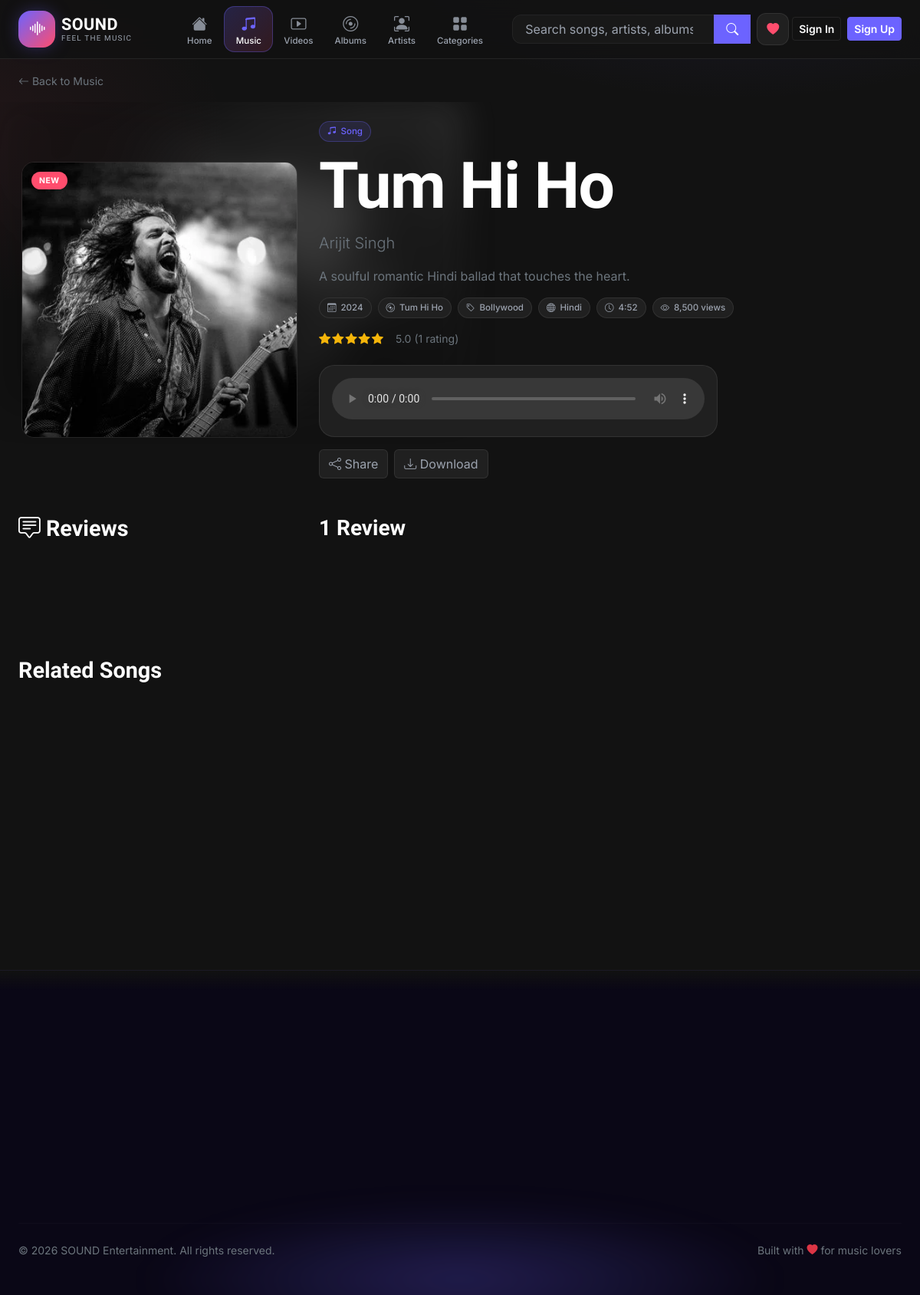
Page /song_detail.php?id=1 on the committed database.
### tables this page shows
CREATE TABLE IF NOT EXISTS songs (
  id INT AUTO_INCREMENT PRIMARY KEY,
  title VARCHAR(150) NOT NULL,
  description TEXT DEFAULT NULL,
  image_url VARCHAR(255) DEFAULT NULL,
  audio_url VARCHAR(255) DEFAULT NULL,
  artist_id INT DEFAULT NULL,
  album_id INT DEFAULT NULL,
  genre_id INT DEFAULT NULL,
  language_id INT DEFAULT NULL,
  year INT DEFAULT NULL,
  duration INT DEFAULT NULL,
  is_new TINYINT(1) NOT NULL DEFAULT 0,
  views INT NOT NULL DEFAULT 0,
  created_at TIMESTAMP DEFAULT CURRENT_TIMESTAMP,
  FOREIGN KEY (artist_id) REFERENCES artists(id) ON DELETE SET NULL,
  FOREIGN KEY (album_id) REFERENCES albums(id) ON DELETE SET NULL,
  FOREIGN KEY (genre_id) REFERENCES genres(id) ON DELETE SET NULL,
  FOREIGN KEY (language_id) REFERENCES languages(id) ON DELETE SET NULL
);

CREATE TABLE IF NOT EXISTS artists (
  id INT AUTO_INCREMENT PRIMARY KEY,
  name VARCHAR(150) NOT NULL,
  bio TEXT DEFAULT NULL,
  image_url VARCHAR(255) DEFAULT NULL,
  social_facebook VARCHAR(255) DEFAULT NULL,
  social_twitter VARCHAR(255) DEFAULT NULL,
  social_instagram VARCHAR(255) DEFAULT NULL,
  created_at TIMESTAMP DEFAULT CURRENT_TIMESTAMP
);

CREATE TABLE IF NOT EXISTS albums (
  id INT AUTO_INCREMENT PRIMARY KEY,
  title VARCHAR(150) NOT NULL,
  artist_id INT DEFAULT NULL,
  year INT DEFAULT NULL,
  image_url VARCHAR(255) DEFAULT NULL,
  created_at TIMESTAMP DEFAULT CURRENT_TIMESTAMP,
  FOREIGN KEY (artist_id) REFERENCES artists(id) ON DELETE SET NULL
);

CREATE TABLE IF NOT EXISTS genres (
  id INT AUTO_INCREMENT PRIMARY KEY,
  name VARCHAR(80) NOT NULL UNIQUE,
  created_at TIMESTAMP DEFAULT CURRENT_TIMESTAMP
);

CREATE TABLE IF NOT EXISTS languages (
  id INT AUTO_INCREMENT PRIMARY KEY,
  name VARCHAR(80) NOT NULL UNIQUE,
  created_at TIMESTAMP DEFAULT CURRENT_TIMESTAMP
);

### includes/functions.php (called while the page is built, shortened)
<?php
require_once __DIR__ . '/header.php';
require_once __DIR__ . '/footer.php';
function db() {
    static $pdo = null;
    if ($pdo === null) {
        $dsn = 'mysql:host=' . DB_HOST . ';dbname=' . DB_NAME . ';charset=utf8mb4';
        try {
            $pdo = new PDO($dsn, DB_USER, DB_PASS, [
                PDO::ATTR_ERRMODE => PDO::ERRMODE_EXCEPTION,
                PDO::ATTR_DEFAULT_FETCH_MODE => PDO::FETCH_ASSOC,
                PDO::ATTR_EMULATE_PREPARES => false,
            ]);
        } catch (PDOException $e) {
            error_log('Database connection failed: ' . $e->getMessage());
            http_response_code(500);
            include __DIR__ . '/../500.php';
            exit;
        }
    }
    return $pdo;
}
function e($value): string {
    return htmlspecialchars((string)$value, ENT_QUOTES, 'UTF-8');
}
function url(string $path = ''): string {
    $path = ltrim($path, '/');
    return BASE_URL . '/' . $path;
}
function media_url(?string $path): string {
    if (str_starts_with($path, 'http')) return $path;
    return url($path);
}
function format_duration(?int $seconds): string {
    $m = floor($seconds / 60);
    $s = $seconds % 60;
    return $m . ':' . str_pad((string)$s, 2, '0', STR_PAD_LEFT);
}

### includes/models.php (called while the page is built, shortened)
<?php
require_once __DIR__ . '/functions.php';
function get_song(int $id): ?array {
    $stmt = db()->prepare("SELECT s.*, a.name AS artist_name, a.id AS artist_id, al.title AS album_title, g.name AS genre_name, l.name AS language_name
            FROM songs s
            LEFT JOIN artists a ON s.artist_id = a.id
            LEFT JOIN albums al ON s.album_id = al.id
            LEFT JOIN genres g ON s.genre_id = g.id
            LEFT JOIN languages l ON s.language_id = l.id
            WHERE s.id = ?");
    $stmt->execute([$id]);
    $row = $stmt->fetch();
    return $row ?: null;
}
function get_related_songs(int $songId, int $limit = 5): array {
    $song = get_song($songId);
    $stmt = db()->prepare("SELECT s.*, a.name AS artist_name
            FROM songs s LEFT JOIN artists a ON s.artist_id = a.id
            WHERE s.id != ? AND (s.artist_id = ? OR s.genre_id = ? OR s.album_id = ?)
            ORDER BY s.created_at DESC LIMIT $limit");
    $stmt->execute([$songId, $song['artist_id'], $song['genre_id'], $song['album_id']]);
    return $stmt->fetchAll();
}
function get_comments(string $type, int $mediaId): array {
    $stmt = db()->prepare("SELECT c.*, u.username, u.avatar_url FROM comments c JOIN users u ON c.user_id = u.id
            WHERE c.media_type = ? AND c.media_id = ? ORDER BY c.created_at DESC");
    $stmt->execute([$type, $mediaId]);
    return $stmt->fetchAll();
}
function get_avg_rating(string $type, int $mediaId): float {
    $stmt = db()->prepare("SELECT AVG(score) AS avg FROM ratings WHERE media_type = ? AND media_id = ?");
    $stmt->execute([$type, $mediaId]);
    $row = $stmt->fetch();
    return $row['avg'] ? round((float)$row['avg'], 1) : 0;
}
function get_rating_count(string $type, int $mediaId): int {
    $stmt = db()->prepare("SELECT COUNT(*) AS c FROM ratings WHERE media_type = ? AND media_id = ?");
    $stmt->execute([$type, $mediaId]);
    return (int)($stmt->fetch()['c'] ?? 0);
}

### song_detail.php (the view, shortened to what this page needs)
<?php
require_once __DIR__ . '/includes/functions.php';
require_once __DIR__ . '/includes/models.php';
require_once __DIR__ . '/includes/media_card.php';
$id = (int)($_GET['id'] ?? 0);
$song = get_song($id);
$related = get_related_songs($id, 5);
$comments = get_comments('song', $id);
$avg = get_avg_rating('song', $id);
$ratingCount = get_rating_count('song', $id);
?>
<div class="container-fluid px-3 px-lg-4 py-3">
    <a href="<?= url('music.php') ?>" class="link-underline small text-secondary"><i class="bi bi-arrow-left"></i> Back to Music</a>
</div>
<section class="position-relative overflow-hidden">
    <div class="position-absolute inset-0" style="z-index:-1">
    </div>
    <div class="container-fluid px-3 px-lg-4 py-4">
        <div class="row g-4 align-items-center">
            <div class="col-lg-4">
                <div class="position-relative rounded-4 overflow-hidden border border-ink" style="aspect-ratio:1/1;max-width:360px;margin:0 auto">
                    <img src="<?= e(media_url($song['image_url'])) ?>" alt="<?= e($song['title']) ?>" class="w-100 h-100" style="object-fit:cover">
                    <?php if ($song['is_new']): ?><span class="badge-new">NEW</span><?php endif; ?>
                </div>
            </div>
            <div class="col-lg-8">
                <span class="chip chip-brand mb-2"><i class="bi bi-music-note-beamed"></i> Song</span>
                <h1 class="hero-title text-white mb-2"><?= e($song['title']) ?></h1>
                <p class="lead text-secondary mb-3"><?= e($song['artist_name'] ?? 'Unknown Artist') ?></p>
                <?php if ($song['description']): ?><p class="text-secondary mb-3" style="max-width:600px"><?= e($song['description']) ?></p><?php endif; ?>
                <div class="d-flex flex-wrap gap-2 mb-3">
                    <?php if ($song['year']): ?><span class="chip"><i class="bi bi-calendar3"></i> <?= e($song['year']) ?></span><?php endif; ?>
                    <?php if ($song['album_title']): ?><span class="chip"><i class="bi bi-disc"></i> <?= e($song['album_title']) ?></span><?php endif; ?>
                    <?php if ($song['genre_name']): ?><span class="chip"><i class="bi bi-tag"></i> <?= e($song['genre_name']) ?></span><?php endif; ?>
                    <?php if ($song['language_name']): ?><span class="chip"><i class="bi bi-globe"></i> <?= e($song['language_name']) ?></span><?php endif; ?>
                    <span class="chip"><i class="bi bi-clock"></i> <?= format_duration($song['duration']) ?></span>
                    <span class="chip"><i class="bi bi-eye"></i> <?= number_format($song['views']) ?> views</span>
                </div>
                <div class="d-flex align-items-center gap-3 mb-4">
                    <?= render_star_rating($avg) ?>
                    <span class="small text-secondary"><?= $avg ? number_format($avg,1) : '—' ?> (<?= $ratingCount ?> rating<?= $ratingCount!=1?'s':'' ?>)</span>
                </div>
                <?php if ($song['audio_url']): ?>
                <div class="card-media p-3 mb-3" style="max-width:520px">
                    <audio controls class="w-100" src="<?= e(media_url($song['audio_url'])) ?>"></audio>
                </div>
                <?php endif; ?>
                <div class="d-flex flex-wrap gap-2">
                    <button class="btn btn-ghost" onclick="copyShareLink()"><i class="bi bi-share"></i> Share</button>
                    <?php if ($song['audio_url']): ?>
                    <a href="<?= e(media_url($song['audio_url'])) ?>" download class="btn btn-ghost"><i class="bi bi-download"></i> Download</a>
                    <?php endif; ?>
                </div>
            </div>
        </div>
    </div>
</section>
<section class="container-fluid px-3 px-lg-4 py-4">
    <div class="row g-4 review-row">
        <div class="col-lg-4">
            <h2 class="section-title mb-3"><i class="bi bi-chat-square-text"></i> Reviews</h2>
        </div>
        <div class="col-lg-8">
            <h3 class="fw-bold text-white mb-3"><?= count($comments) ?> Review<?= count($comments)!=1?'s':'' ?></h3>
            <?php if (empty($comments)): ?>
                <div class="empty-state"><i class="bi bi-star"></i><p>No reviews yet. Be the first to review!</p></div>
            <?php else: ?>
                <div class="d-flex flex-column gap-3">
                </div>
            <?php endif; ?>
        </div>
    </div>
</section>
<?php if (!empty($related)): ?>
<section class="container-fluid px-3 px-lg-4 py-4">
    <h2 class="section-title mb-3">Related Songs</h2>
    <div class="row g-3 g-lg-4">
    </div>
</section>
<?php endif; ?>

### assets/css/style.css (style rules this page uses)
:root { --primary:#6C63FF; --primary-dark:#5748FF; --secondary:#121212; --dark:#181818; --card:#202020; --pink:#FF4D6D; --text:#FFFFFF; --text-light:#9CA3AF; --border:rgba(255,255,255,.08); --radius:20px; --transition:.35s; }
html { scroll-behavior: smooth; overflow-x: hidden; }
body { font-family: 'Inter', system-ui, sans-serif; background-color: var(--secondary); background-image: radial-gradient(900px 500px at 80% -10%, rgba(108,99,255,0.15), transparent 60%), radial-gradient(700px 400px at -10% 10%, rgba(255,77,109,0.08), transparent 60%); background-attachment: fixed; color: var(--text-light); min-height: 100vh; }
h1, h2, h3, h4, h5, h6, .font-display { font-family: 'Sora', 'Inter', sans-serif; color: var(--text); line-height: 1.2; }
a { color: var(--primary); text-decoration: none; }
.border-ink { border-color: var(--border) !important; }
.btn-ghost { background-color: var(--card); border: 1px solid var(--border); color: var(--text-light); }
.card-media { background: var(--card); border: 1px solid var(--border); border-radius: var(--radius); overflow: hidden; transition: transform 0.3s ease, border-color 0.3s ease, box-shadow 0.3s ease; height: 100%; }
.badge-new { position: absolute; top: 12px; left: 12px; z-index: 3; background: var(--pink); color: #fff; font-size: 0.65rem; font-weight: 700; letter-spacing: 0.05em; padding: 4px 10px; border-radius: 999px; animation: pulse-soft 1.6s ease-in-out infinite; }
.section-title { font-family: 'Sora', sans-serif; font-weight: 700; color: #fff; font-size: 1.5rem; margin: 0; }
@media (min-width: 768px) { .section-title { font-size: 1.8rem; } }
.chip { display: inline-flex; align-items: center; gap: 6px; background: var(--card); color: var(--text-light); border: 1px solid var(--border); font-size: 0.72rem; font-weight: 500; padding: 4px 10px; border-radius: 999px; }
.chip-brand { background: rgba(108,99,255,0.12); color: var(--primary); border-color: rgba(108,99,255,0.3); }
.hero-title { font-family: 'Sora', sans-serif; font-size: clamp(3rem, 7vw, 5.5rem); font-weight: 800; letter-spacing: -0.02em; }
.reveal { opacity: 0; transform: translateY(28px); transition: opacity 0.6s cubic-bezier(0.22,1,0.36,1), transform 0.6s cubic-bezier(0.22,1,0.36,1); }
.reveal-in { opacity: 1 !important; transform: translateY(0) !important; }
.card-media::after { content: ''; position: absolute; inset: 0; z-index: 2; border-radius: var(--radius); background: radial-gradient(circle at 50% 0%, rgba(108,99,255,0.12), transparent 70%); opacity: 0; transition: opacity 0.4s ease; pointer-events: none; }
.card-media { position: relative; }
.chip { transition: transform 0.2s ease, background 0.2s ease; }
.section-title { opacity: 0; transform: translateX(-20px); animation: slideInLeft 0.6s cubic-bezier(0.22,1,0.36,1) forwards; }
.review-row { align-items: flex-start !important; }
.row > [class*="col-"] { max-width: 100%; }
img { max-width: 100%; height: auto; }
audio { max-width: 100%; }

### rows in the picture
songs: image_url (picture), title "Tum Hi Ho", artist.name "Arijit Singh", description "A soulful romantic Hindi ballad that touches the heart.", year "2024", album.title "Tum Hi Ho", genre.name "Bollywood", language.name "Hindi", duration "4:52", views "8,500"

### other values in the picture
$item['label'] "Home"
$item['label'] "Music"
$item['label'] "Videos"
$item['label'] "Albums"
$item['label'] "Artists"
$item['label'] "Categories"
$avg "5.0"
$ratingCount "1"
count($comments) "1"
$year "2026"
